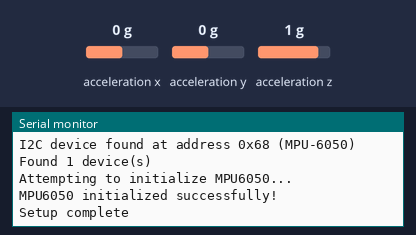
A program run on a simulated ESP32. Shown: the last lines printed to the serial monitor. Wiring (inferred from the names in the program): MPU-6050 motion sensor at I2C address 0x68. The test bench sets the inputs (shaded band); at power-on: acceleration x 0 g, acceleration y 0 g, acceleration z 1 g.

Above: at 2.3 s.
2.4 s: acceleration x set to -1.4 g
At 3.2 s:
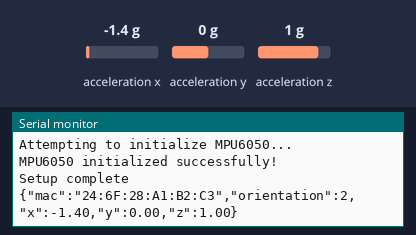
5.4 s: acceleration x set to 0.8 g
At 6.8 s:
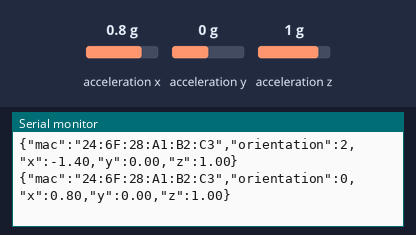

The program:

main.cpp
```cpp
// ESP32 code for monitor orientation detection using MPU-6050
// Supports detecting 0, 90, 180, and 270 degree rotations
// Uses direct I2C communication instead of Adafruit libraries
#include <Wire.h>
#include <WiFi.h>

// I2C pins - fixed back to match your hardware
const int SDA_PIN = 21;
const int SCL_PIN = 22;

// MPU6050 I2C address
const uint8_t MPU_ADDR = 0x68;  // Default address is 0x68

// Orientation values
const int ORIENTATION_0 = 0;    // Normal landscape
const int ORIENTATION_90 = 1;   // Portrait (rotated right)
const int ORIENTATION_180 = 2;  // Upside-down landscape
const int ORIENTATION_270 = 3;  // Portrait (rotated left)

// Thresholds for orientation detection (in degrees)
const float G_THRESHOLD = 0.7;
const float G_CONVERSION = 16384.0; // Sensitivity for ±2g range

// Variables to store monitor state
int currentOrientation = ORIENTATION_0;
float accelX = 0.0;
float accelY = 0.0;
float accelZ = 0.0;

// Serial communication timing
const unsigned long UPDATE_INTERVAL = 5; // seconds


// Function prototypes
int determineOrientation(float x, float y, float z);
void sendOrientationData();
bool setupMPU();
bool readMPUData(int16_t* ax, int16_t* ay, int16_t* az);

void setup() {
  // Initialize serial communication at higher baud rate
  Serial.begin(115200);
  delay(1000); // Give serial time to initialize

  Serial.println("Monitor Tilt");
  Serial.println("Initializing...");

  // Initialize I2C with specified pins
  Wire.begin(SDA_PIN, SCL_PIN);
  Wire.setClock(400000); // Set I2C clock speed to 400kHz

  Serial.println("Wire initialized.");

  // Scan for I2C devices
  Serial.println("Scanning I2C bus...");
  byte error, address;
  int deviceCount = 0;

  for (address = 1; address < 127; address++) {
    Wire.beginTransmission(address);
    error = Wire.endTransmission();

    if (error == 0) {
      Serial.print("I2C device found at address 0x");
      if (address < 16) Serial.print("0");
      Serial.print(address, HEX);

      // Try to identify MPU-6050
      if (address == MPU_ADDR) {
        Serial.println(" (MPU-6050)");
      } else {
        Serial.println();
      }
      deviceCount++;
    }
  }

  if (deviceCount == 0) {
    Serial.println("No I2C devices found");
  } else {
    Serial.print("Found ");
    Serial.print(deviceCount);
    Serial.println(" device(s)");
  }

  Serial.println("Attempting to initialize MPU6050...");

  // Initialize the MPU6050
  if (setupMPU()) {
    Serial.println("MPU6050 initialized successfully!");
  } else {
    Serial.println("Failed to initialize MPU6050");
    Serial.println("Continuing with default orientation");
  }

  // Short delay after setup
  delay(100);
  Serial.println("Setup complete");
}

void loop() {
  // Try to read accelerometer data
  int16_t ax, ay, az;

  if (readMPUData(&ax, &ay, &az)) {
    // Convert raw values to g-force (approximate)
    accelX = ax / G_CONVERSION;
    accelY = ay / G_CONVERSION;
    accelZ = az / G_CONVERSION;

    // Determine orientation based on raw accelerometer values
    // Using direct axis values instead of pitch/roll calculation
    int newOrientation = determineOrientation(accelX, accelY, accelZ);

    // Check if orientation changed
    if (newOrientation != currentOrientation) {
      currentOrientation = newOrientation;
      sendOrientationData();
    }
  }
  else {
    // If MPU6050 reading failed
    if (millis() % (UPDATE_INTERVAL * 1000) < 10) {
      Serial.println("MPU6050 not responding");
    }
  }

  // Periodically send data regardless of changes
  static unsigned long lastSendTime = 0;
  if (millis() - lastSendTime > (UPDATE_INTERVAL * 1000)) {
    sendOrientationData();
    lastSendTime = millis();
  }

  // Check for any incoming serial data and echo it back
  // This helps with device detection
  while (Serial.available() > 0) {
    char c = Serial.read();
    // Echo any received character
    //Serial.write(c);

    // If we receive a linefeed, also send the MAC address
    if (c == '\n') {
      sendOrientationData();
    }
  }

  delay(10);  // Short delay for stability
}

// Setup the MPU6050
bool setupMPU() {
  // Wake up the MPU-6050
  Wire.beginTransmission(MPU_ADDR);
  Wire.write(0x6B);  // PWR_MGMT_1 register
  Wire.write(0);     // set to zero (wakes up the MPU-6050)
  byte status = Wire.endTransmission(true);

  if (status != 0) {
    Serial.print("MPU6050 not responding, I2C status: ");
    Serial.println(status);
    return false;
  }

  // Configure accelerometer range to ±2g
  Wire.beginTransmission(MPU_ADDR);
  Wire.write(0x1C);  // ACCEL_CONFIG register
  Wire.write(0x00);  // ±2g range
  Wire.endTransmission(true);

  return true;
}

// Read accelerometer data from MPU6050
bool readMPUData(int16_t* ax, int16_t* ay, int16_t* az) {
  Wire.beginTransmission(MPU_ADDR);
  Wire.write(0x3B);  // starting with register 0x3B (ACCEL_XOUT_H)
  if (Wire.endTransmission(false) != 0) {
    return false;  // Failed to set register pointer
  }

  // Request 6 bytes (2 bytes per axis)
  if (Wire.requestFrom(MPU_ADDR, (size_t) 6, (bool) true) != 6) {
    return false;  // Didn't receive 6 bytes
  }

  // Read the values
  *ax = (Wire.read() << 8) | Wire.read();
  *ay = (Wire.read() << 8) | Wire.read();
  *az = (Wire.read() << 8) | Wire.read();

  return true;
}

// Determine the orientation based on raw accelerometer values
// Updated to focus on Z-axis orientation
int determineOrientation(float x, float y, float z) {
  if (y > G_THRESHOLD && abs(x) < G_THRESHOLD) {
    return ORIENTATION_270;//3
  }

  if (x > G_THRESHOLD && abs(y) < G_THRESHOLD) {
    return ORIENTATION_0;//0
  }

  if (y < -G_THRESHOLD && abs(x) < G_THRESHOLD) {
    return ORIENTATION_90;//1
  }

  if (x < -G_THRESHOLD && abs(y) < G_THRESHOLD) {
    return ORIENTATION_180;//2
  }

  // If no clear orientation is detected, keep the current one
  return currentOrientation;
}

void sendOrientationData() {
  // Get MAC address
  String macAddress = WiFi.macAddress();

  // Send JSON data over serial
  Serial.print("{\"mac\":\"");
  Serial.print(macAddress);
  Serial.print("\",\"orientation\":");
  Serial.print(currentOrientation);
  Serial.print(",\"x\":");
  Serial.print(accelX);
  Serial.print(",\"y\":");
  Serial.print(accelY);
  Serial.print(",\"z\":");
  Serial.print(accelZ);
  Serial.println("}");
}
```

Measured:
- after the input at 2.4 s, the serial monitor: prints a new line at once (image 1)
- after the input at 5.4 s, the serial monitor: prints a new line at once (image 2)
